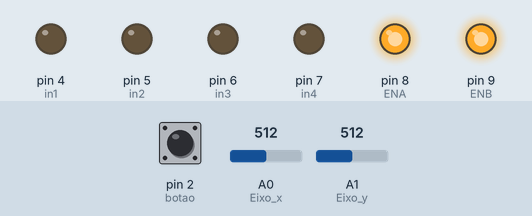
Recording of a sketch running on a simulated Arduino Uno, built with avr-gcc and run on an emulated ATmega328P. On the bench: output pins drawn as LEDs (lit = HIGH). The inputs (shaded band) are chosen by the test bench; at power-on: A0 (Eixo_x) = 512, A1 (Eixo_y) = 512, pin 2 (botao) HIGH.

Above: at 1.2 s.
1.3 s: A0 (Eixo_x) set to 0
At 2.1 s:
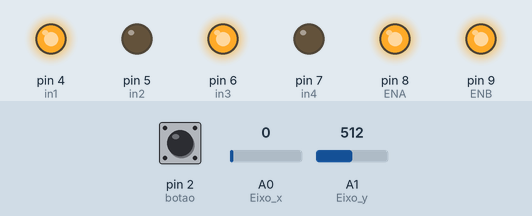
2.8 s: A1 (Eixo_y) set to 0
At 3.6 s:
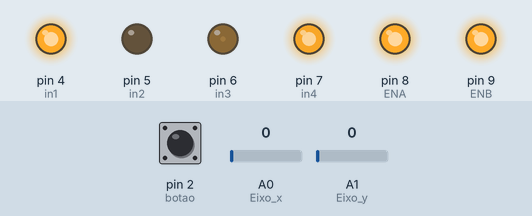
4.3 s: pin 2 (botao) pulled LOW for 0.15 s
At 4.49 s:
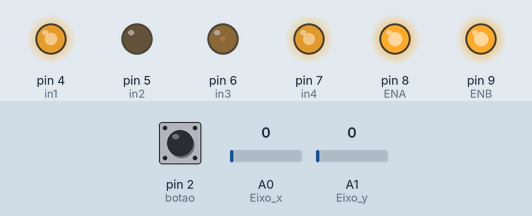
6.0 s: A0 (Eixo_x) set to 122
At 7.2 s:
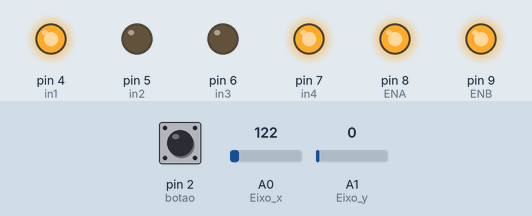
7.5 s: A1 (Eixo_y) set to 1009
9.0 s: A1 (Eixo_y) set to 1023
At 10.4 s:
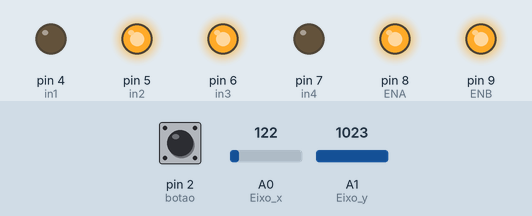
Timing chart, 0 to 11.5 s (numbered marks = the images above; inputs shaded):
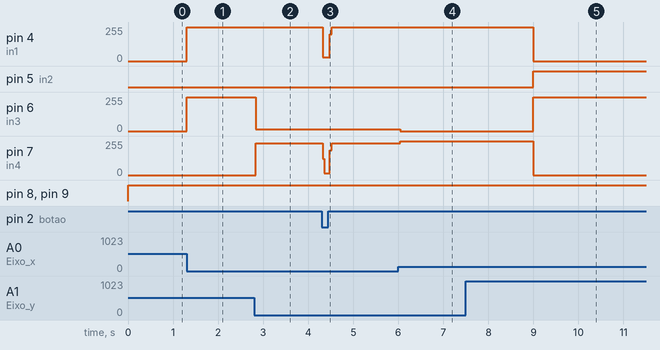

The sketch:

Aula008.ino
```cpp
#define Eixo_x  A0
#define Eixo_y  A1
#define botao   2
#define in1  4
#define in2  5
#define in3  6
#define in4  7
#define ENA  8
#define ENB  9


void setup() {
 Serial.begin(9600);

 pinMode(Eixo_x, INPUT);
 pinMode(Eixo_y, INPUT);
 pinMode(botao, INPUT_PULLUP);
 pinMode(in1, OUTPUT);
 pinMode(in2, OUTPUT);
 pinMode(in3, OUTPUT);
 pinMode(in4, OUTPUT);
 pinMode(ENA, OUTPUT);
 pinMode(ENB, OUTPUT);
}

void frente(){
 digitalWrite(in1, LOW);
 digitalWrite(in2, HIGH);
 digitalWrite(in3, LOW);
 digitalWrite(in4, HIGH);
}

void re(){
 digitalWrite(in1, HIGH);
 digitalWrite(in2, LOW);
 digitalWrite(in3, HIGH);
 digitalWrite(in4, LOW);
}

void esquerda(){
  digitalWrite(in1, HIGH);
  digitalWrite(in2, LOW);
  digitalWrite(in3, LOW);
  digitalWrite(in4, HIGH);
}

void direita(){
  digitalWrite(in1, LOW);
  digitalWrite(in2, HIGH);
  digitalWrite(in3, HIGH);
  digitalWrite(in4, LOW);
}

void parar(){
  digitalWrite(in1, LOW);
  digitalWrite(in2, LOW);
  digitalWrite(in3, LOW);
  digitalWrite(in4, LOW);
}

void loop() {
    analogWrite(ENA, 255);
    analogWrite(ENB, 255);

    int valorVRx = analogRead(Eixo_x);
    int valorVRy = analogRead(Eixo_y);
    bool estado_btn = digitalRead(botao);

    if(valorVRx == 0){
      re();
    }
    if(valorVRx == 1023){
      frente();
    }
    if (valorVRy == 0){
      esquerda();
    }
    if(valorVRy == 1023){
      direita();
    }
      if(estado_btn == LOW){
    parar();
  }
}
```

Measured:
- the behaviour switches between 1022 and 1023 on A1 (Eixo_y) (found by bisection; images 4 and 5)
- after the input at 1.3 s, pin 4 (in1), pin 6 (in3): 0/255 → 255/255 at once
- after the input at 2.8 s, pin 6 (in3): 255/255 → 15/255 at once; pin 7 (in4): 0/255 → 240/255 at once
- after the input at 4.3 s, pin 4 (in1): 255/255 → 28/255 at once, → 255/255 0.16 s later; pin 7 (in4): 240/255 → 14/255 at once, → 240/255 0.16 s later
- after the input at 6.0 s, pin 6 (in3): 15/255 → 0/255 at once; pin 7 (in4): 240/255 → 255/255 at once
- after the input at 7.5 s, every drawn part: stays the same
- after the input at 9.0 s, pin 4 (in1), pin 7 (in4): 255/255 → 0/255 at once; pin 5 (in2): LOW → HIGH at once; pin 6 (in3): 0/255 → 255/255 at once
